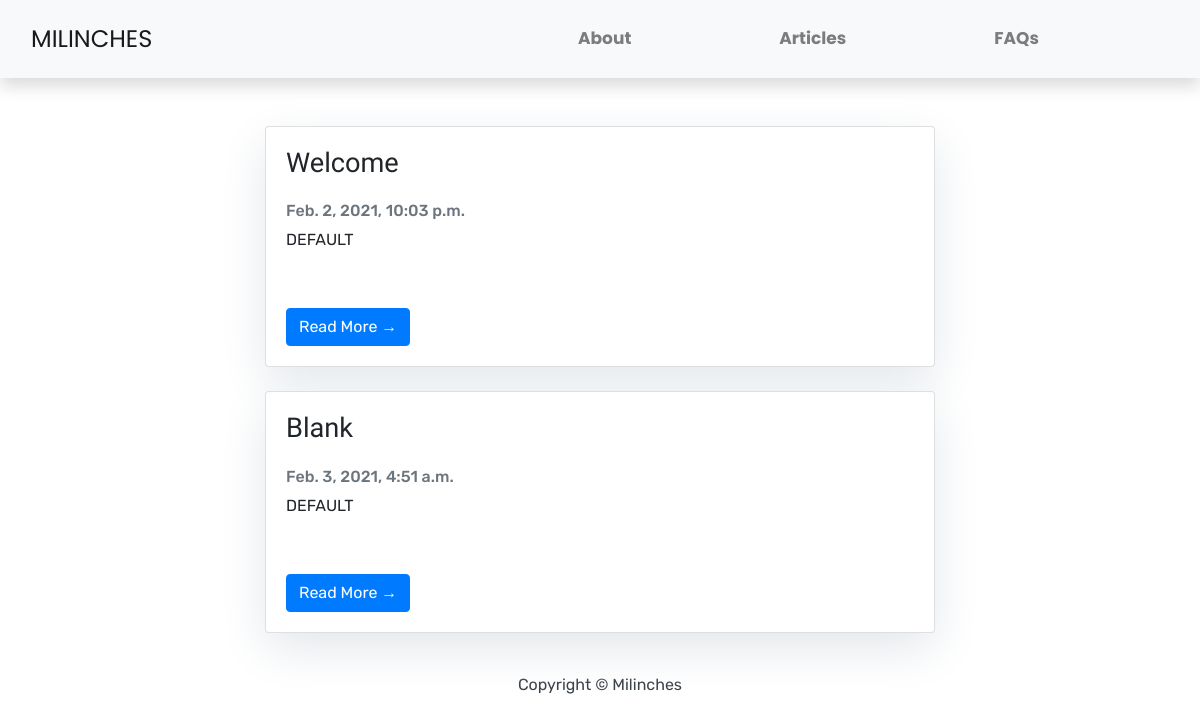
The app's page /articles/, older data.
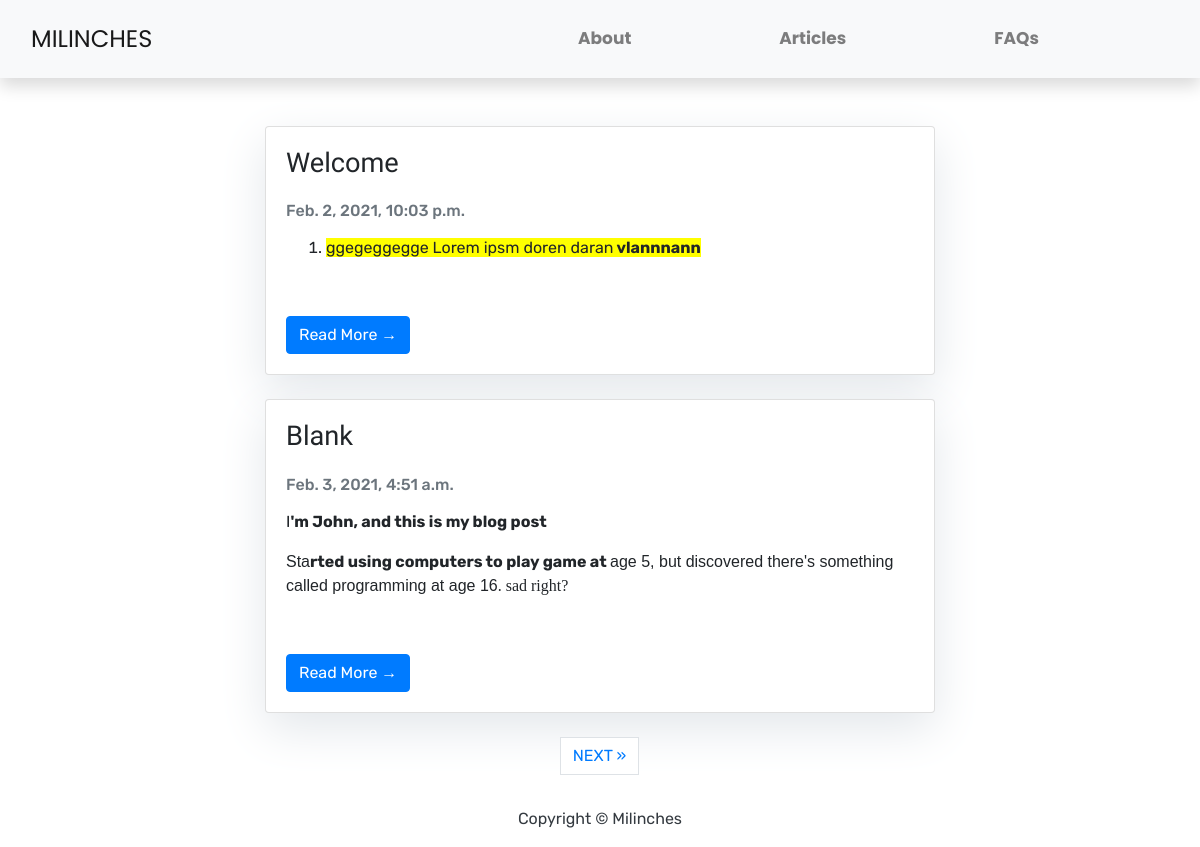
The same page, newer data.
### blog/models.py (models this page shows, shortened)
class Articles(models.Model):
    title = models.CharField(max_length=100)
    slug = models.SlugField(unique=True)
    body = models.TextField()
    updated_on = models.DateTimeField(auto_now_add=True)
    created_on = models.DateTimeField(auto_now_add=True)
    status = models.IntegerField(choices=STATUS, default=0)
    class Meta:
        ordering = ['-created_on']

### blog/views.py (the view)
# urls.py: path('', views.ArticleList.as_view(), name='article'),
class ArticleList(generic.ListView):
    queryset = Articles.objects.filter(status=1).order_by('created_on')
    context_object_name = 'article_list'
    template_name = 'blog/article_list.html'
    paginate_by = 2

### blog/templates/blog/article_list.html (shortened to what this page needs)
{% extends 'base.html' %}
{% block content %}
<div class="col-md-7 mt-5 mx-auto">
{% for article in article_list %}
            <div class="card mb-4">
                <div class="card-body">
                    <h2 class="card-title">{{ article.title }}</h2>
                    <p class="card-text text-muted h6">{{ article.created_on}}</p>
                    <p class="card-text">{{article.body| truncatechars:400 | safe }}</p>
                    <a href="{% url 'blog:detail' article.slug  %}" class="btn btn-primary">Read More &rarr;</a>
                </div>
            </div>
{% endfor %}
  {% if is_paginated %}
  <ul class="pagination justify-content-center">
    {% if page_obj.has_next %}
    <li><a href="?page={{ page_obj.next_page_number }}" class="page-link"> NEXT &raquo;</a></li>
    {% endif %}
  </ul>
</div>
{% endif %}
</div>
{% endblock %}

### templates/base.html (shortened to what this page needs)
{% load static %}
<!DOCTYPE html>
<html>
<head>
    <link rel="stylesheet" href="{% static 'style.css' %}">
    <link rel="stylesheet" href="https://cdnjs.cloudflare.com/ajax/libs/font-awesome/4.7.0/css/font-awesome.min.css">
    <link rel="stylesheet" href="https://stackpath.bootstrapcdn.com/bootstrap/4.3.1/css/bootstrap.min.css"
>
</head>
<body>
<nav class="navbar navbar-expand-lg navbar-light bg-light shadow" id="mainNav">
    <div class="container-fluid">
        <a class="navbar-brand" href="{% url 'home' %}">MILINCHES</a>
        <div class="collapse navbar-collapse" id="navbarResponsive">
            <ul class="navbar-nav ml-auto">
                <li class="nav-item text-black">
                    <a class="nav-link text-black font-weight-bold" href="{% url 'about' %}">About</a>
                </li>
                <li class="nav-item text-black">
                    <a class="nav-link text-black font-weight-bold" href="{% url 'blog:article' %}">Articles</a>
                </li>
                <li class="nav-item text-black">
                    <a class="nav-link text-black font-weight-bold" href="#">FAQs</a>
                </li>
            </ul>
        </div>
    </div>
</nav>
{% block content %}{% endblock content %}
<footer class="py-3 bg-grey">
    <p class="m-0 text-dark text-center ">Copyright &copy; Milinches</p>
</footer>
</body>
</html>

### static/style.css (style rules this page uses)
.nav-item { height: auto; padding: 10px; margin-right: 7rem; }
.nav-link { font-family: 'Poppins', sans-serif !important; color: black; font-size: 17px; }
.navbar-brand { font-family: 'Poppins', sans-serif; font-size: 24px !important; }
* { font-family: 'Rubik', sans-serif; }
.card-title { font-family: 'Mulish', sans-serif; font-size: 1.7em; padding-bottom: 10px; }
.card { box-shadow: 0 16px 48px #E3E7EB; }
.btn { margin-top: 40px; }

Row changes from the older to the newer data that the page shows:
changed Articles "Welcome": body "DEFAULT" → "ggegeggegge Lorem ipsm doren daran vlannnann"
changed Articles "Blank": body "DEFAULT" → "I 'm John, and this is my blog post Sta rted using computers to play game at age 5, but discovered there's something called programming at age 16 . sad right?"
Text that changed along with them:
text now shown: "NEXT »"
